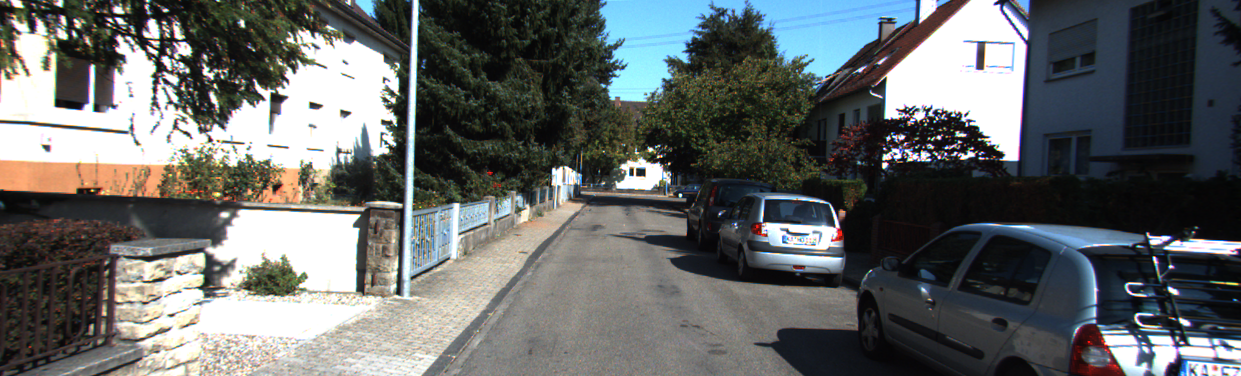
#> input picture урок 6/images/00_000600.png, 1241 x 376 px, found by its file name
$ jupyter execute --allow-errors 'детекторы_7_8_06_21.ipynb'   (shell and % lines are left out)   (older library calls are emulated)
#> lines starting #> are read from the running program, lines starting #| are printed output that depends on the picture
[cell 1]
#Импорт всего

# Currently %tensorflow_version 2.x installs beta1, which doesn't work here.
# %tensorflow_version can likely be used after 2.0rc0
#!pip install tf-nightly-gpu-2.0-preview
#!pip install tf-nightly-gpu-2.0-preview
from __future__ import absolute_import, division, print_function, unicode_literals

# Install TensorFlow

import tensorflow as tf

# For running inference on the TF-Hub module.
import tensorflow as tf

import tensorflow_hub as hub

# For downloading the image.
import matplotlib.pyplot as plt
import tempfile
from six.moves.urllib.request import urlopen
from six import BytesIO

# For drawing onto the image.
import numpy as np
from PIL import Image
from PIL import ImageColor
from PIL import ImageDraw
from PIL import ImageFont
from PIL import ImageOps

# For measuring the inference time.
import time

# Check available GPU devices.
print("The following GPU devices are available: %s" % tf.test.gpu_device_name())
#> (this line was passed over: tensorflow is not available in this run)

[cell 2]
from google.colab import files

[cell 3]
import cv2 as cv

Загрузим картинку

[cell 4]
files.upload()
#> the answer given: 00_000600.png

## OpenCV - Selectiv Search

https://www.pyimagesearch.com/2020/06/29/opencv-selective-search-for-object-detection/

[cell 5]
#Читаем картинку
im = cv.imread('/content/00_000600.png')
#> im is the input picture: shape (376, 1241, 3); mean B, G, R 103.6, 104.1, 100.9

# размеры изображения
newH = 200  #высота
newW = int(im.shape[1]*200/im.shape[0]) # ширина
#> newW = 660
#сжатая картинка
im = cv.resize(im, (newW, newH))
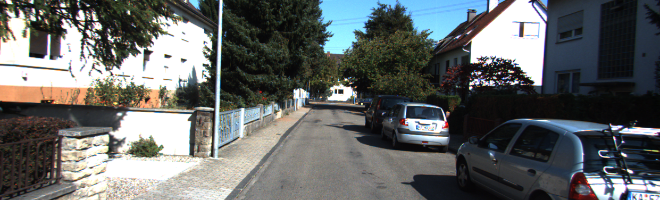
#> im: shape (200, 660, 3); mean B, G, R 103.4, 104, 100.9
#Выводим

plt.imshow(im)
plt.show()

Selective Search(селективный поиск)

[cell 6]
#Настройка модели
cv.setUseOptimized(True) #режим оптимизации
cv.setNumThreads(6)      #количество потоков

[cell 7]
# Объект Selective Search Segmentation
sss = cv.ximgproc.segmentation.createSelectiveSearchSegmentation()

# запускаем с картинкой
sss.setBaseImage(im)

# Выбираем точный метод
sss.switchToSelectiveSearchQuality()

# Делаем selective search segmentation
rects = sss.process()
#вернёт массив прямоугольников, гдевозможно что-то есть
print(rects.shape) #число найденых объектов

[cell 8]
#Построим области

num_Rects = 200 #число выводимых region proposals (прямоугольников)

#создаем копию исходной картинки
im_ = im.copy()

for i, rect in enumerate(rects):
  if (i < num_Rects): #пока не больше
    # x,y - координаты левого верхнего угла; w, h - ширина и высота области
    x, y, w, h = rect
    # рисуем рамку
    cv.rectangle(im_, (x, y), (x+w, y+h), (0, 255, 0), 1, cv.LINE_AA)
  else:
    break
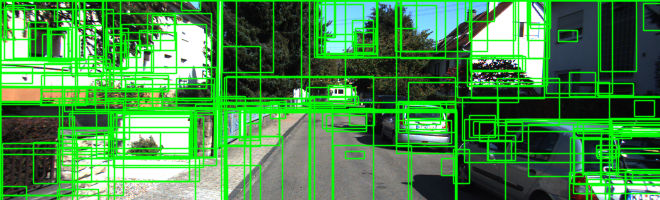
#> im_: shape (200, 660, 3); mean B, G, R 74, 140.7, 72

# Рисуем на экран
plt.figure(figsize=(16,5))
plt.imshow(im_)
plt.show()

https://github.com/opencv/opencv/tree/master/data/haarcascades

Запишем маршрут, где есть что-нибудь для чтения (последовательность из нескольких фотографий )

[cell 9]
root_path = './' #change dir to your project folder

[cell 10]
imf = cv.imread('/content/dsc_0413_27446706543_o.jpg')

#https://github.com/Itseez/opencv/blob/master/data/haarcascades/haarcascade_frontalface_default.xml
face_cascade = cv.CascadeClassifier('haarcascade_frontalface_default.xml')
#https://github.com/Itseez/opencv/blob/master/data/haarcascades/haarcascade_eye.xml
eye_cascade = cv.CascadeClassifier('haarcascade_eye.xml')


#> (the rest of this cell did not finish here and is left out)

## **Формирование и обработка результатов детектирования**

Запишем основные функции из примера TensorFlow (https://github.com/tensorflow/hub/blob/master/examples/colab/object_detection.ipynb) и адаптируем их для своих целей

[cell 11]
# выводит картинку
# [99 lines left out: functions display_image, download_and_resize_image, draw_bounding_box_on_image, draw_boxes, not called in this run]

Загрузка детектора

[cell 12]
module_handle = "https://tfhub.dev/google/openimages_v4/ssd/mobilenet_v2/1" #@param ["https://tfhub.dev/google/openimages_v4/ssd/mobilenet_v2/1", "https://tfhub.dev/google/faster_rcnn/openimages_v4/inception_resnet_v2/1"]

#> (the rest of this cell did not finish here and is left out)

Формируем тензор

[cell 13]
# [4 lines left out: function load_img, not called in this run]

Выполняем детектор

[cell 14]
# [16 lines left out: function run_detector, not called in this run]

Возвращаем рамки для объектов

[cell 15]
#  Найдем рамку
# max_boxes - максимальное число объектов для отображения, min_score=0.0 - минимакльная точность их детекции
# можно менять
# [22 lines left out: function get_bounding_box_on_image, not called in this run]

[cell 16]
#  Вернем рамки
# [11 lines left out: function get_boxes, not called in this run]

Чтение имен кадров

[cell 17]
import os, fnmatch
listOfFiles = os.listdir(root_path)
pattern = '*.png'
List_name=[]
for entry in listOfFiles:
    if fnmatch.fnmatch(entry, pattern):
            List_name.append(np.array(root_path+entry))
#> (the rest of this cell did not finish here and is left out)

$ run again, with урок 6/images/00_000800.png copied over урок 6/images/00_000600.png
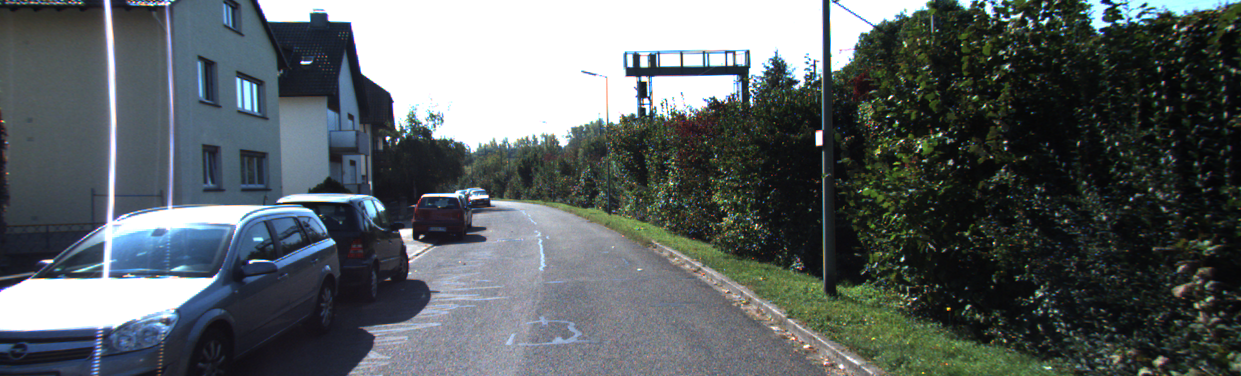
#> input picture урок 6/images/00_000800.png, 1241 x 376 px, found by its file name
#> im is the input picture: shape (376, 1241, 3); mean B, G, R 98.3, 96.5, 89.4
#> `im = cv.resize(im, (newW, newH))`:
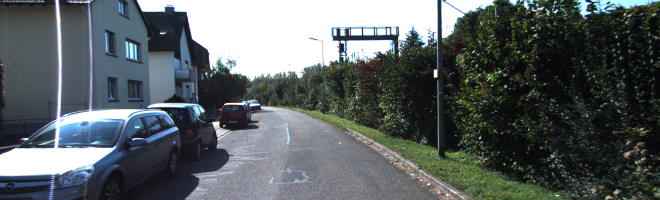
#> im: shape (200, 660, 3); mean B, G, R 98.2, 96.4, 89.4
#> after the loop `for i, rect in enumerate(rects):`:
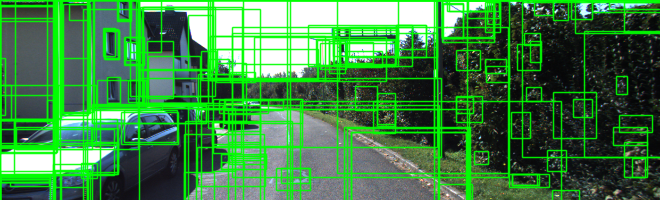
#> im_: shape (200, 660, 3); mean B, G, R 69.4, 131, 63.9

$ run again, with урок 6/images/00_001000.png copied over урок 6/images/00_000600.png
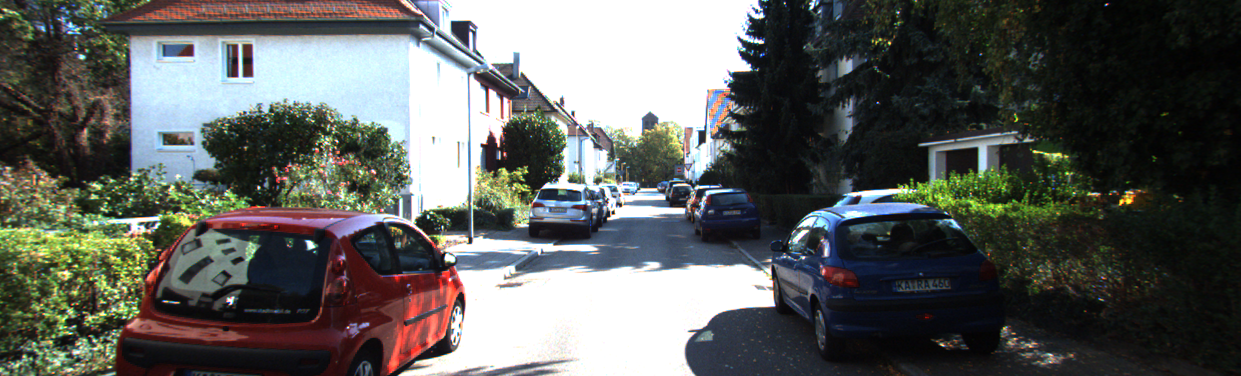
#> input picture урок 6/images/00_001000.png, 1241 x 376 px, found by its file name
#> im is the input picture: shape (376, 1241, 3); mean B, G, R 92, 95.2, 93
#> `im = cv.resize(im, (newW, newH))`:
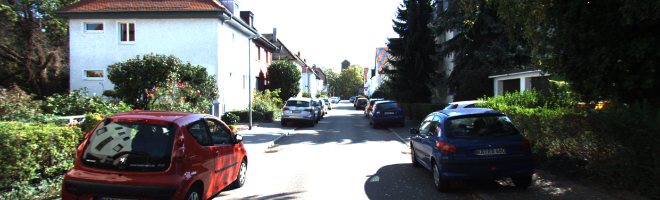
#> im: shape (200, 660, 3); mean B, G, R 91.9, 95.1, 92.9
#> after the loop `for i, rect in enumerate(rects):`:
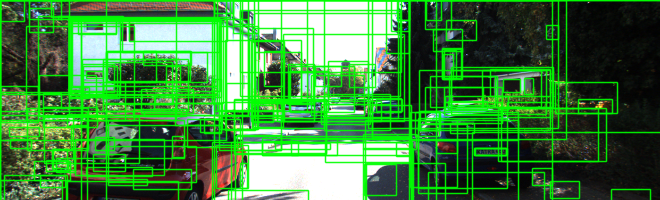
#> im_: shape (200, 660, 3); mean B, G, R 63.8, 133.2, 64.9

$ run again, with урок 6/images/00_001200.png copied over урок 6/images/00_000600.png
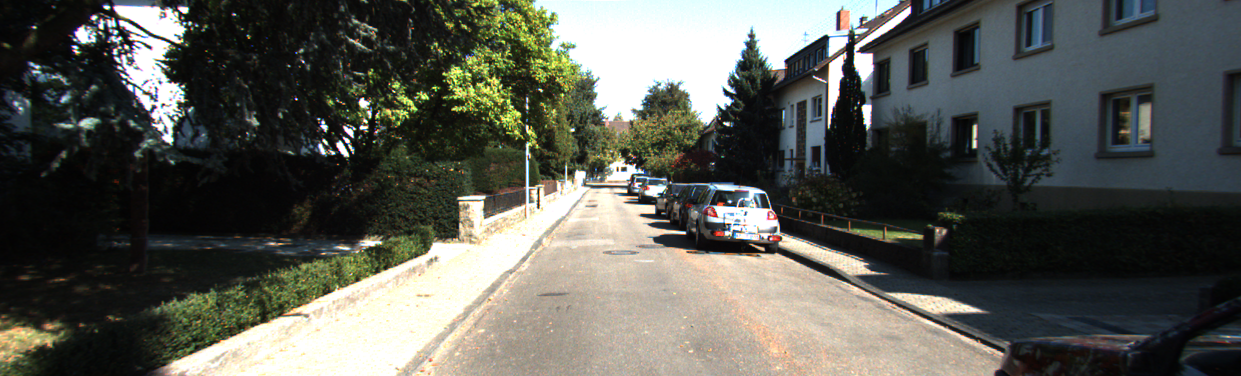
#> input picture урок 6/images/00_001200.png, 1241 x 376 px, found by its file name
#> im is the input picture: shape (376, 1241, 3); mean B, G, R 84.3, 91.4, 89.9
#> `im = cv.resize(im, (newW, newH))`:
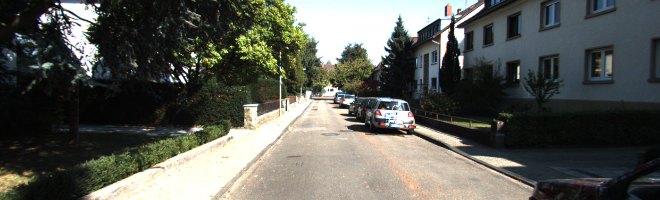
#> im: shape (200, 660, 3); mean B, G, R 84.2, 91.3, 89.8
#> after the loop `for i, rect in enumerate(rects):`:
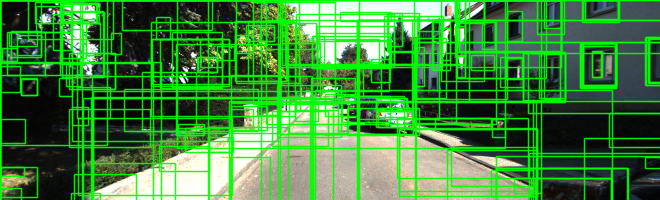
#> im_: shape (200, 660, 3); mean B, G, R 60.1, 134.8, 64.3
